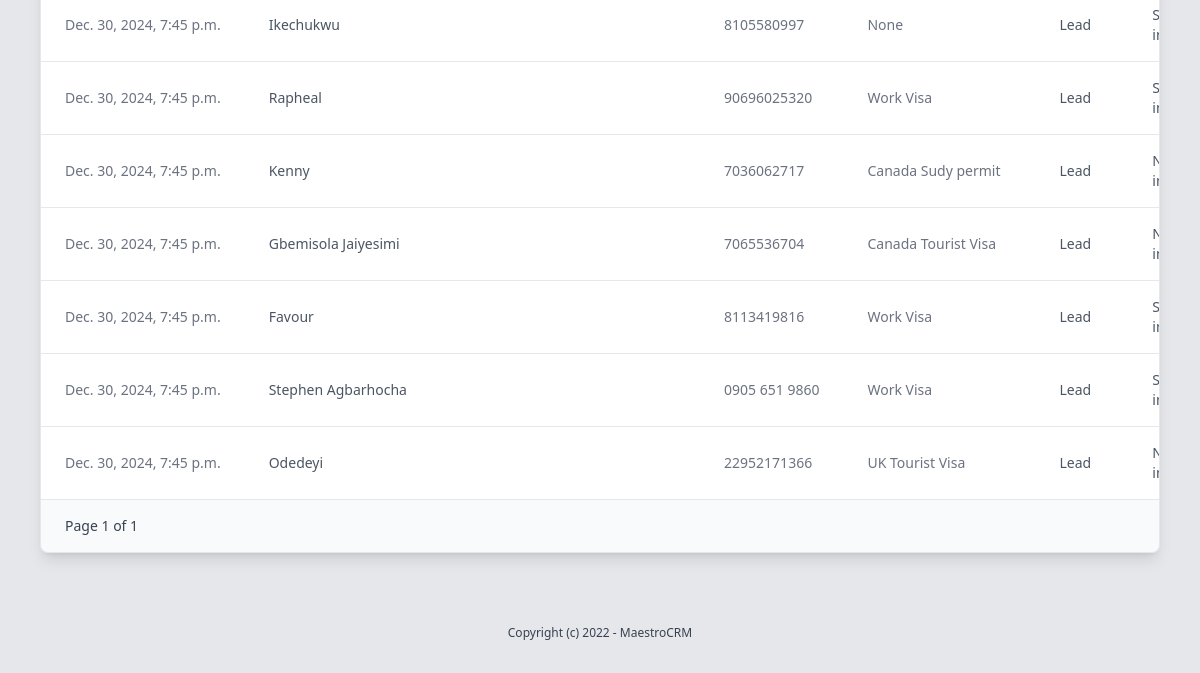
The app's page /contacts/contacts-by-status/28/ (signed in, lower part), older data.
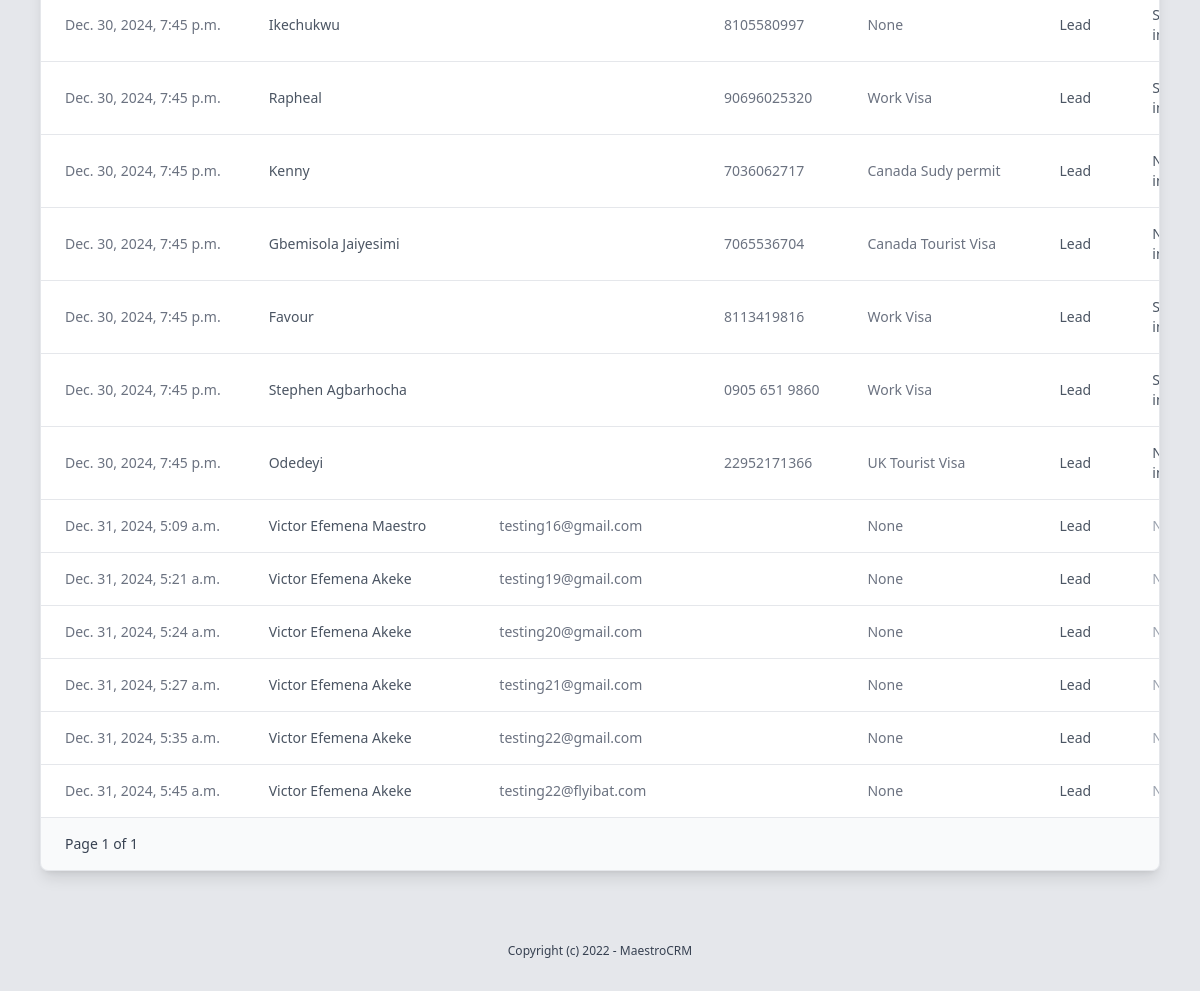
The same page, newer data.
### contacts/models.py (models this page shows, shortened)
class Contact(models.Model):
    user = models.OneToOneField(User, on_delete=models.SET_NULL, related_name='contact', null=True, blank=True)
    first_name = models.CharField(max_length=150, blank=True, null=True)
    middle_name = models.CharField(max_length=100, blank=True, null=True)
    last_name = models.CharField(max_length=150, blank=True, null=True)
    email = models.EmailField(blank=True, null=True)
    phone_number = models.CharField(max_length=15, blank=True)
    gender = models.CharField(max_length=10, choices=[('M', 'Male'), ('F', 'Female')], blank=True)
    marital_status = models.CharField(max_length=20, choices=[('Single', 'Single'), ('Married', 'Married'), ('Divorced', 'Divorced'), ('Widowed', 'Widowed'), ('Other', 'Other')], blank=True)
    date_of_birth = models.DateTimeField(blank=True, null=True)
    address_line1 = models.CharField(max_length=255, blank=True, null=True)
    address_line2 = models.CharField(max_length=255, blank=True, null=True)
    city = models.CharField(max_length=100, blank=True, null=True)
    state = models.CharField(max_length=100, blank=True, null=True)
    country = models.CharField(max_length=50, blank=True, null=True)
    postal_code = models.CharField(max_length=20, blank=True, null=True)
    services = models.ForeignKey(Service, on_delete=models.SET_NULL, null=True, blank=True, related_name='contacts')
    status = models.ForeignKey(Status, on_delete=models.SET_NULL, related_name='contacts', null=True, blank=True)
    tags = models.ManyToManyField(Tag, blank=True, related_name='contacts')
    assigned_staff = models.ForeignKey(User, on_delete=models.SET_NULL, null=True, blank=True, related_name='assigned_contacts')
    traffic_source = models.ForeignKey(TrafficSource, on_delete=models.SET_NULL, null=True, blank=True, related_name='traffic_source_contact')
    new_or_old = models.CharField(max_length=20, choices=[('New', 'New'), ('Old', 'Old')], blank=True) #Can help in scheduling follow-ups or communications.
    referred_by = models.ForeignKey(User, on_delete=models.SET_NULL, null=True, related_name='referee_contacts')
    preferred_contact_method = models.CharField(max_length=20, choices=[('Email', 'Email'), ('Phone', 'Phone'), ('Text', 'Text'), ('Mail', 'Mail')], blank=True) #Helps in choosing how to best reach the contact.
    contact_frequency = models.CharField(max_length=20, choices=[('Daily', 'Daily'), ('Weekly', 'Weekly'), ('Monthly', 'Monthly'), ('On Demand', 'On Demand')], blank=True) #Can help in scheduling follow-ups or communications.
    created_by = models.ForeignKey(User, on_delete=models.SET_NULL, null=True, related_name='created_contacts')
    created_at = models.DateTimeField(auto_now_add=True)
    modified_at = models.DateTimeField(auto_now=True) #Can be used to track last contacted
    updated_by = models.ForeignKey(User, on_delete=models.SET_NULL, null=True, related_name='updated_contacts')
    close_date = models.DateTimeField(blank=True, null=True)
    custom_field_1 = models.CharField(max_length=255, blank=True, null=True)#Depending on business needs, might have specific data points to track. This could be expanded with more fields or dynamically through a generic foreign key to a custom field model.
    marketing_consent = models.BooleanField(default=False, help_text="Has this contact consented to marketing communications?")
    gdpr_compliant = models.BooleanField(default=False, help_text="Is this contact GDPR compliant?")

### settings/models.py (models this page shows, shortened)
class Status(models.Model):
    name = models.CharField(max_length=50, unique=True)  # e.g., 'Active', 'Inactive', 'Pending'
    def __str__(self):
        return self.name
    class Meta:
        verbose_name_plural = "Statuses"

class Tag(models.Model):
    name = models.CharField(max_length=50, unique=True)
    category = models.ForeignKey(TagCategory, on_delete=models.SET_NULL, null=True, blank=True, related_name='segments')

class Service(models.Model):
    name = models.CharField(max_length=50, unique=True)  # e.g., 'Active', 'Inactive', 'Pending'
    def __str__(self):
        return self.name

### contacts/views.py (the view)
# urls.py: path('contacts-by-status/<int:status_id>/', views.contacts_by_status, name='contacts_by_status'),
@login_required
def contacts_by_status(request, status_id):
    status = get_object_or_404(Status, id=status_id)
    contacts = Contact.objects.filter(status=status)
    paginator = Paginator(contacts, 100)  # Show 10 contacts per page
    page_number = request.GET.get('page')
    page_contacts = paginator.get_page(page_number)
    return render(request, 'contact/contacts_by_filter.html', {
        'status': status,
        'contacts': page_contacts,  # Pass paginated contacts if using pagination
    })

### core/context_processors.py (called while the page is built)
def user_roles(request):
    if request.user.is_authenticated:
        groups = request.user.groups.values_list('name', flat=True)
        return {'user_roles': groups}
    return {}

### contacts/templates/contact/contacts_by_filter.html (shortened to what this page needs)
{% extends 'core/base.html' %}
{% block content %}
<div class="max-w-6xl mx-auto px-4 py-10">
    <div class="overflow-x-auto rounded-lg shadow-lg border border-gray-200">
        <table class="min-w-full bg-white divide-y divide-gray-200">
            <tbody class="bg-white divide-y divide-gray-200">
                {% for contact in contacts %}
                <tr class="hover:bg-gray-50 transition-all duration-200">
                    <td class="px-6 py-4 whitespace-nowrap text-sm text-gray-500">{{ contact.created_at }}</td>
                    <td class="px-6 py-4 whitespace-nowrap text-sm font-medium text-gray-900">
                        <a href="{% url 'contact_detail' contact.id %}"
                            class="text-gray-600 hover:text-gray-900 hover:underline">
                            {{ contact.first_name }} {{ contact.last_name }}
                        </a>
                    </td>
                    <td class="px-6 py-4 whitespace-nowrap text-sm text-gray-500">{{ contact.user.email }}</td>
                    <td class="px-6 py-4 whitespace-nowrap text-sm text-gray-500">{{ contact.phone_number }}</td>
                    <td class="px-6 py-4 whitespace-nowrap text-sm text-gray-500">{{ contact.services }}</td>
                    <td class="px-6 py-4 whitespace-nowrap text-sm text-gray-500">
                        {% if contact.status %}
                        <a href="{% url 'contacts_by_status' contact.status.id %}"
                            class="text-gray-600 hover:text-gray-900 hover:underline">
                            {{ contact.status }}
                        </a>
                        {% else %}
                        <span class="text-gray-400">No Status</span>
                        {% endif %}
                    </td>
                    <td class="px-6 py-4 whitespace-nowrap text-sm text-gray-500">
                        {% for tag in contact.tags.all %}
                        <div>
                            <a href="{% url 'contacts_by_tag' tag.id %}"
                                class="text-gray-600 hover:text-gray-900 hover:underline">
                                {{ tag.name }}
                            </a>
                        </div>
                        {% empty %}
                        <span class="text-gray-400">No Tags</span>
                        {% endfor %}
                    </td>
                </tr>
                {% empty %}
                <tr>
                    <td colspan="10" class="px-6 py-4 text-center text-gray-500">No contacts found.</td>
                </tr>
                {% endfor %}
            </tbody>
        </table>
        <div class="bg-gray-50 px-6 py-4 flex items-center justify-between border-t border-gray-200 sm:px-6">
            <div class="text-sm text-gray-700">
                <span>Page {{ contacts.number }} of {{ contacts.paginator.num_pages }}</span>
            </div>
        </div>
    </div>
</div>
{% endblock %}

Row changes from the older to the newer data that the page shows:
added Contact: created_at "Dec. 31, 2024, 5:09 a.m.", first_name "Victor Efemena", last_name "Maestro", user.email "testing16@gmail.com", services "None", status "Lead"
added Contact: created_at "Dec. 31, 2024, 5:21 a.m.", first_name "Victor Efemena", last_name "Akeke", user.email "testing19@gmail.com", services "None", status "Lead"
added Contact: created_at "Dec. 31, 2024, 5:24 a.m.", first_name "Victor Efemena", last_name "Akeke", user.email "testing20@gmail.com", services "None", status "Lead"
added Contact: created_at "Dec. 31, 2024, 5:27 a.m.", first_name "Victor Efemena", last_name "Akeke", user.email "testing21@gmail.com", services "None", status "Lead"
added Contact: created_at "Dec. 31, 2024, 5:35 a.m.", first_name "Victor Efemena", last_name "Akeke", user.email "testing22@gmail.com", services "None", status "Lead"
added Contact: created_at "Dec. 31, 2024, 5:45 a.m.", first_name "Victor Efemena", last_name "Akeke", user.email "testing22@flyibat.com", services "None", status "Lead"
